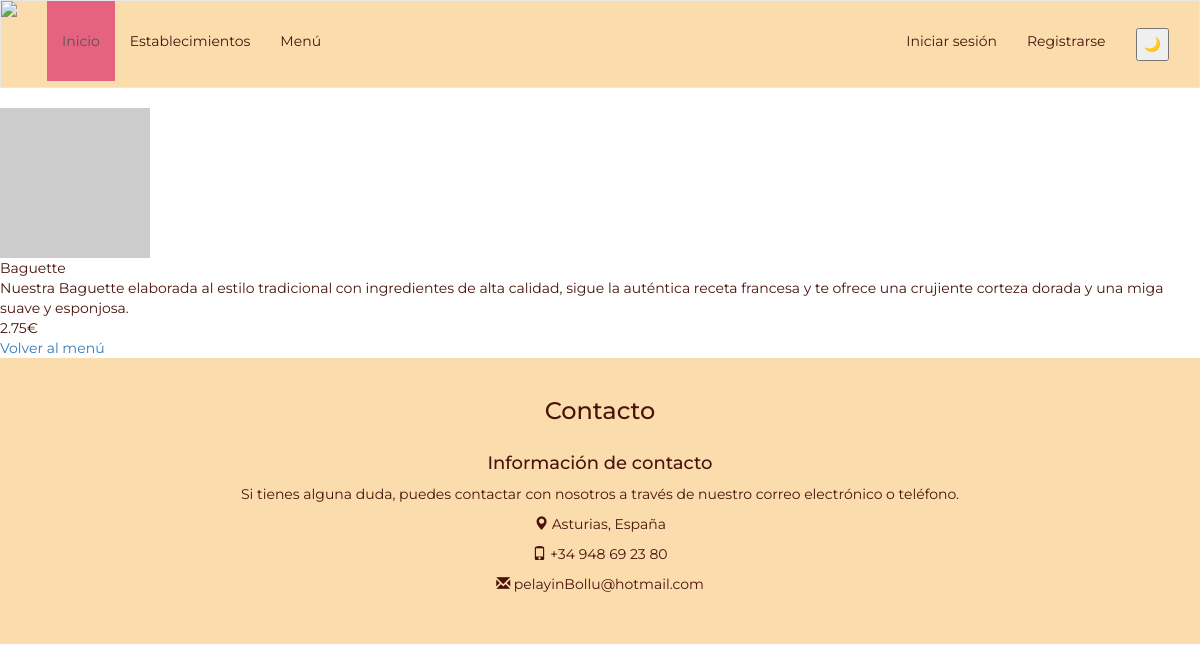
Screenshot of /pagina_destino.php?id=1 with the database file from the repository.
### tables this page shows
CREATE TABLE `productos` (
  `id` int NOT NULL AUTO_INCREMENT,
  `nombre` varchar(45) DEFAULT NULL,
  `descripcion` varchar(255) DEFAULT NULL,
  `precio` decimal(4,2) DEFAULT NULL,
  `categorias_id` int NOT NULL,
  `imagen` longblob,
  PRIMARY KEY (`id`),
  KEY `fk_Productos_Categorias_idx` (`categorias_id`),
  CONSTRAINT `fk_Productos_Categorias` FOREIGN KEY (`categorias_id`) REFERENCES `categorias` (`id`)
);

### pagina_destino.php (the view, shortened to what this page needs)
<?php
include 'includes/templates/header.php';
$bd = conectarDB();
if (isset($_GET['id'])) {
    $idProducto = $_GET['id'];
    $consulta = $bd->prepare("SELECT id, nombre, descripcion, precio, imagen FROM productos WHERE id = ?");
    $consulta->bind_param("i", $idProducto);
    $consulta->execute();
    $resultado = $consulta->get_result();
    $producto = $resultado->fetch_assoc();
    if ($producto) {
        ?>
        <body>
            <div class="producto-destino">
                <?php
                if (!empty($producto['imagen'])) {
                    echo "<div class='celda-imagen-destino'><img class='imagen-producto-destino' src='../imagenes/" . $producto['imagen'] . "'></div>";
                } else {
                    echo "<div class='celda-imagen'-destino><img class='imagen-producto-destino' src='https://via.placeholder.com/150'></div>";
                }
                ?>
                <div class="celda-nombre-destino">
                    <?= isset($producto['nombre']) ? $producto['nombre'] : '' ?>
                </div>
                <div class="celda-descripcion-destino">
                    <?= isset($producto['descripcion']) ? $producto['descripcion'] : '' ?>
                </div>
                <div class="celda-precio-destino">
                    <?= isset($producto['precio']) ? $producto['precio'] : '' ?>€
                </div>
                <div>
                    <a href="menu.php">Volver al menú</a>
                </div>
            </div>
        </body>
        <?php
    } else {
        echo "Producto no encontrado";
    }
} else {
    echo "ID de producto no proporcionado";
}
include 'includes/templates/footer.php';
?>

### styles/index.css (style rules this page uses)
* { box-sizing: border-box; }
body { font-family: 'Montserrat', sans-serif; background-image: url("https://res.cloudinary.com/dbqqjaqqa/image/upload/v1490097089/bg_ftta6d.png"); color: #49130c; }

### rows the page displays
productos: nombre "Baguette", descripcion "Nuestra Baguette elaborada al estilo tradicional con ingredientes de alta calidad, sigue la auténtica receta francesa y te ofrece una crujiente corteza dorada y una miga suave y esponjosa.", precio "2.75"
